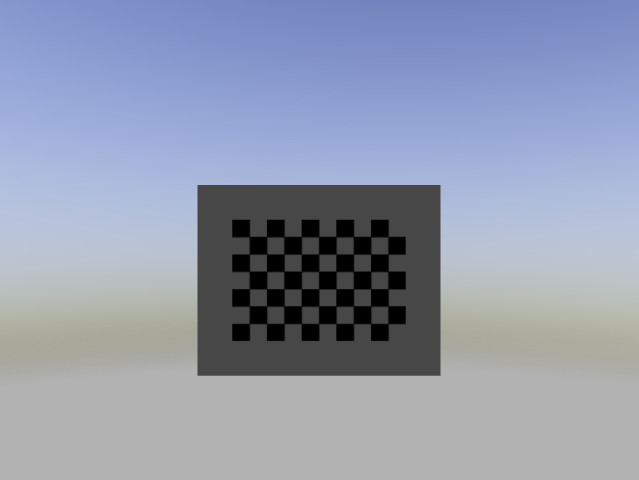
#> input picture materials/scripts/calibration_board_pictures/Calibration1.PNG, 639 x 480 px; its folder holds only this picture in this run
$ python opencv_camera_calibration.py
#> lines starting #> are read from the running program, lines starting #| are printed output that depends on the picture; after the words box and inside, x2 and y2 are one past the last pixel; in counts of white or black regions, pixels touching at a corner belong together; long printed decimals are rounded
#!/usr/bin/env python3

import numpy as np
import cv2 as cv
import glob
import os

# Get the directory of the current script
script_dir = os.path.dirname(os.path.abspath(__file__))

# termination criteria
criteria = (cv.TERM_CRITERIA_EPS + cv.TERM_CRITERIA_MAX_ITER, 30, 0.001)

# prepare object points, like (0,0,0), (1,0,0), (2,0,0) ....,(6,5,0)
objp = np.zeros((9*6,3), np.float32)
objp[:,:2] = np.mgrid[0:9,0:6].T.reshape(-1,2)

# Arrays to store object points and image points from all the images.
objpoints = [] # 3d point in real world space
imgpoints = [] # 2d points in image plane.

images = glob.glob(os.path.join(script_dir,'*.PNG'))
# images_not = glob.glob('*.png')

for fname in images:
    img = cv.imread(fname)
#> img is the input picture: shape (480, 639, 3); mean B, G, R 174.4, 154.2, 146.5
    # img = cv.resize(img, (1280, 720))
    gray = cv.cvtColor(img, cv.COLOR_BGR2GRAY)
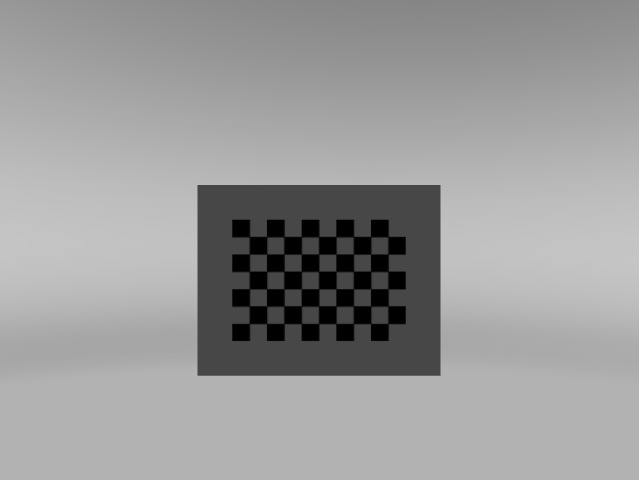
#> gray: shape (480, 639); min 0, max 197, mean 154.2

 # Find the chess board corners
    ret, corners = cv.findChessboardCorners(gray, (9,6), None)
#> ret = True; corners = 54 rows, first 8: [249.1, 237], [266.9, 236.9], [284, 237], [300.4, 235.4], [318.5, 236.9], [335.4, 235.4], [353.1, 237], [370.9, 236.9]

 # If found, add object points, image points (after refining them)
    if ret == True:
        objpoints.append(objp)

    corners2 = cv.cornerSubPix(gray,corners, (11,11), (-1,-1), criteria)
#> corners2 = 54 rows, first 8: [249.4, 236.6], [266.6, 236.6], [284, 236.6], [301.4, 236.6], [318.7, 236.6], [335.9, 236.6], [353.4, 236.6], [370.6, 236.6]
    imgpoints.append(corners)

 # Draw and display the corners
    cv.drawChessboardCorners(img, (9,6), corners2, ret)
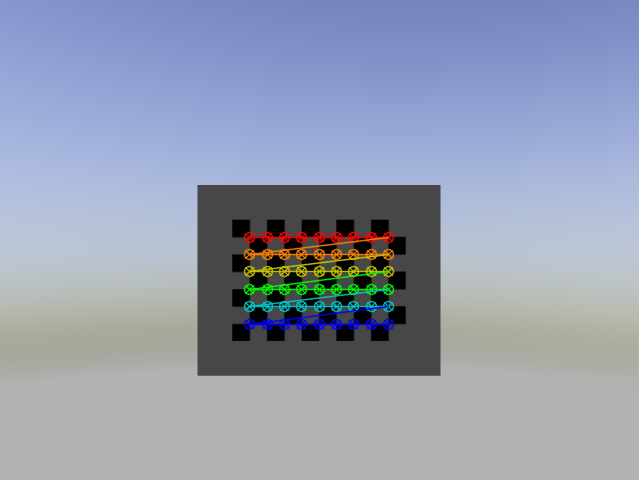
#> img: shape (480, 639, 3); 2.73% of pixels changed, all inside (x1, y1, x2, y2) = (243, 231, 395, 331)
    cv.imshow('img', img)
    cv.waitKey(500)

cv.destroyAllWindows()

ret, mtx, dist, rvecs, tvecs = cv.calibrateCamera(objpoints, imgpoints, gray.shape[::-1], None, None)
#> ret = 0.0856; mtx = [[3097.6, 0, 323.5], [0, 3093.3, 183.6], [0, 0, 1]]; dist = [[-4.78, 1051.7, 0.0429, -0.00279, 1.3]]; rvecs = ([-0.0107, 0.0211, -0.000358],); tvecs = ([-4.28, 3.06, 178.4],)
# ret, mtx, dist, rvecs, tvecs = cv.calibrateCamera(objpoints, imgpoints, image_size, None, None)

print("camera matrix: \n", mtx)
#| camera matrix:
#|  [[3.09764943e+03 0.00000000e+00 3.23468139e+02]
#|  [0.00000000e+00 3.09325862e+03 1.83570049e+02]
#|  [0.00000000e+00 0.00000000e+00 1.00000000e+00]]
print()

print("distorition coefficients: \n", dist)
#| distorition coefficients:
#|  [[-4.78112214e+00  1.05168905e+03  4.28916084e-02 -2.79274229e-03
#|    1.30227095e+00]]
print()

# https://docs.opencv.org/4.2.0/dc/dbb/tutorial_py_calibration.html

#Dag_dypt intrinsic verdier

# mtx = np.array([[891.46672299,   0,         706.04060479],
#                 [  0,         887.85519892, 397.87177248],
#                 [  0,           0,         1       ]])

# dist = np.array([[ -0.14980668,  0.06914326,  0.00286741, -0.00554665, -0.06393792]])


print(images)

print()

# print("Current working directory:", os.getcwd())
print(__file__)

$ run again, on materials/scripts/calibration_board_pictures/Calibration5.PNG
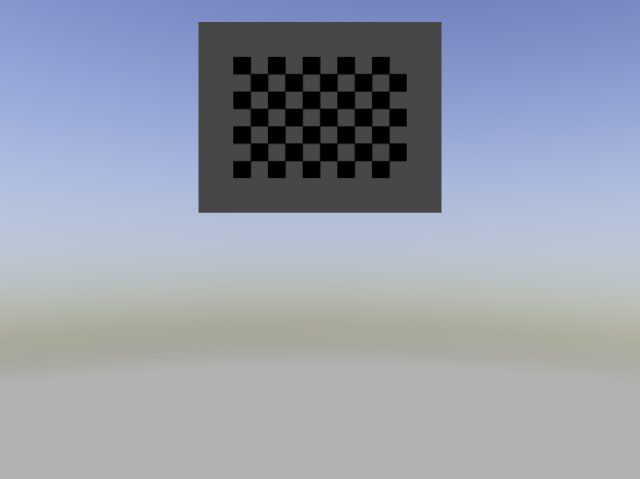
#> input picture materials/scripts/calibration_board_pictures/Calibration5.PNG, 640 x 479 px
#> img is the input picture: shape (479, 640, 3); mean B, G, R 171.3, 157.2, 150.9
#> `gray = cv.cvtColor(img, cv.COLOR_BGR2GRAY)`:
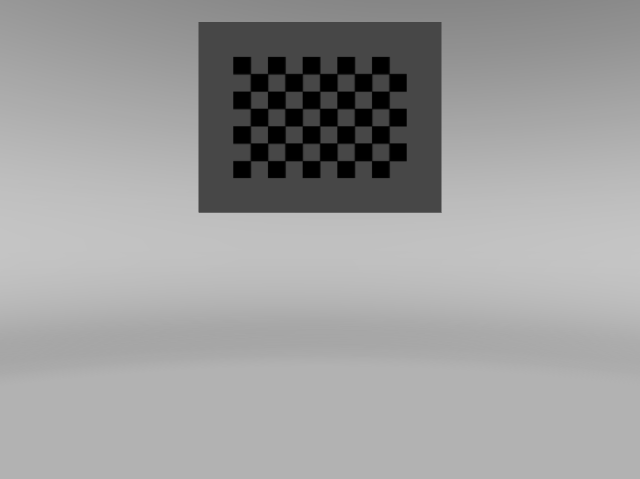
#> gray: shape (479, 640); min 0, max 197, mean 156.9
#> `ret, corners = cv.findChessboardCorners(gray, (9,6), None)`: ret = True; corners = 54 rows, first 8: [250.1, 73.96], [267.9, 73.95], [285, 73.97], [301.4, 72.42], [319.5, 73.95], [337.4, 73.99], [354.1, 73.96], [371.9, 73.95]
#> corners2 = 54 rows, first 8: [250.4, 73.68], [267.6, 73.69], [285, 73.68], [302.3, 73.68], [319.7, 73.68], [336.9, 73.68], [354.4, 73.68], [371.6, 73.69]
#> `cv.drawChessboardCorners(img, (9,6), corners2, ret)`:
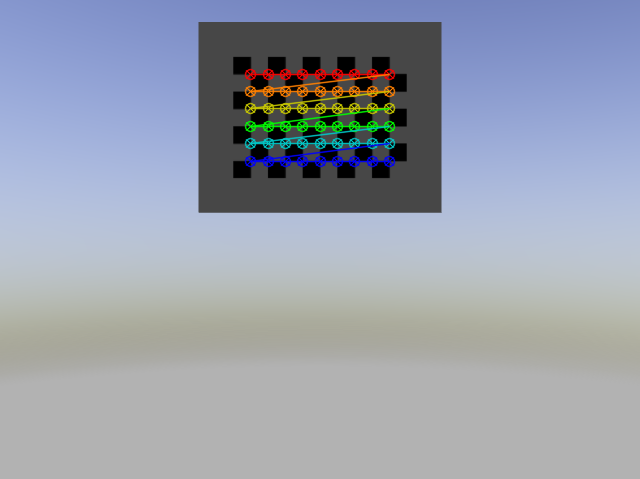
#> img: shape (479, 640, 3); 2.74% of pixels changed, all inside (x1, y1, x2, y2) = (244, 68, 396, 168)
#> `ret, mtx, dist, rvecs, tvecs = cv.calibrateCamera(objpoints, imgpoints..`: ret = 0.0822; mtx = [[9609.2, 0, 319.5], [0, 9623.9, 238.9], [0, 0, 1]]; dist = [[2.06, -0.000689, 0.0216, 0.0373, -7.62e-07]]; rvecs = ([-0.027, -0.0469, -0.000292],); tvecs = ([-3.99, -9.51, 553.4],)
#| camera matrix:
#|  [[9.60923355e+03 0.00000000e+00 3.19478851e+02]
#|  [0.00000000e+00 9.62386959e+03 2.38943800e+02]
#|  [0.00000000e+00 0.00000000e+00 1.00000000e+00]]
#| distorition coefficients:
#|  [[ 2.06223902e+00 -6.88633769e-04  2.15671580e-02  3.72837392e-02
#|   -7.62403716e-07]]

$ run again, on materials/scripts/calibration_board_pictures/Calibration6.PNG
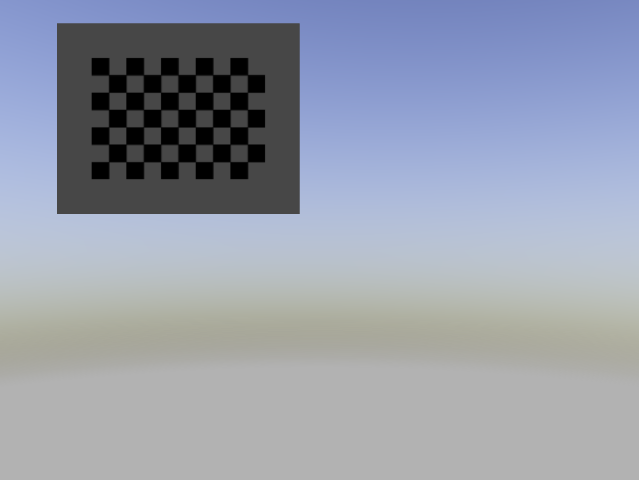
#> input picture materials/scripts/calibration_board_pictures/Calibration6.PNG, 639 x 480 px
#> img is the input picture: shape (480, 639, 3); mean B, G, R 170.8, 156.5, 150.2
#> `gray = cv.cvtColor(img, cv.COLOR_BGR2GRAY)`:
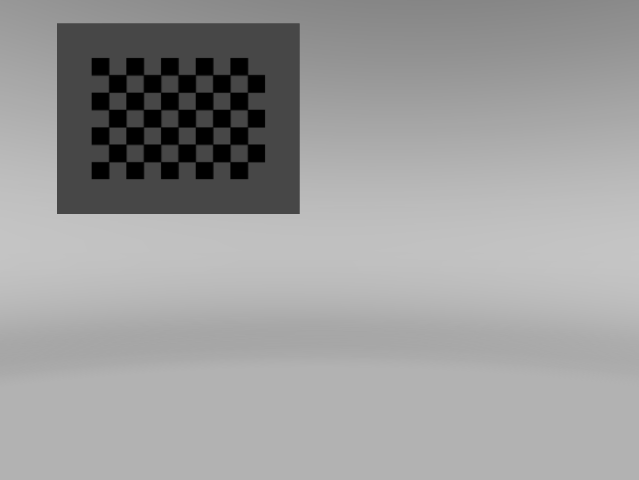
#> gray: shape (480, 639); min 0, max 197, mean 156.3
#> `ret, corners = cv.findChessboardCorners(gray, (9,6), None)`: ret = True; corners = 54 rows, first 8: [108.5, 74.95], [126.5, 74.95], [143, 74.98], [159.4, 73.43], [176.4, 76.57], [194.4, 73.42], [212.5, 74.95], [230.5, 74.95]
#> corners2 = 54 rows, first 8: [108.7, 74.73], [125.9, 74.74], [143.4, 74.74], [160.6, 74.75], [178.1, 74.74], [195.4, 74.74], [212.7, 74.73], [230, 74.73]
#> `cv.drawChessboardCorners(img, (9,6), corners2, ret)`:
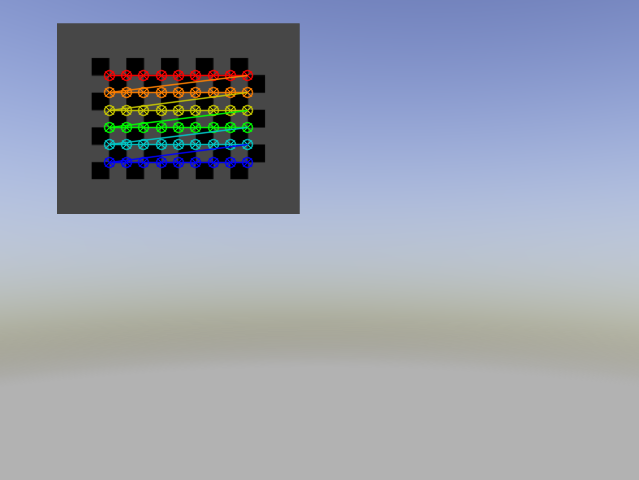
#> img: shape (480, 639, 3); 2.73% of pixels changed, all inside (x1, y1, x2, y2) = (103, 69, 254, 169)
#> `ret, mtx, dist, rvecs, tvecs = cv.calibrateCamera(objpoints, imgpoints..`: ret = 0.079; mtx = [[4037.3, 0, 319.6], [0, 4019.2, 237.3], [0, 0, 1]]; dist = [[1.63, -48.21, 0.00875, 0.0754, -0.427]]; rvecs = ([-0.0548, -0.0744, -0.00209],); tvecs = ([-12.14, -9.35, 230.3],)
#| camera matrix:
#|  [[4.03733464e+03 0.00000000e+00 3.19618401e+02]
#|  [0.00000000e+00 4.01915303e+03 2.37304110e+02]
#|  [0.00000000e+00 0.00000000e+00 1.00000000e+00]]
#| distorition coefficients:
#|  [[ 1.63254764e+00 -4.82127192e+01  8.74537725e-03  7.54235440e-02
#|   -4.26720545e-01]]

$ run again, on materials/scripts/calibration_board_pictures/Calibration7.PNG
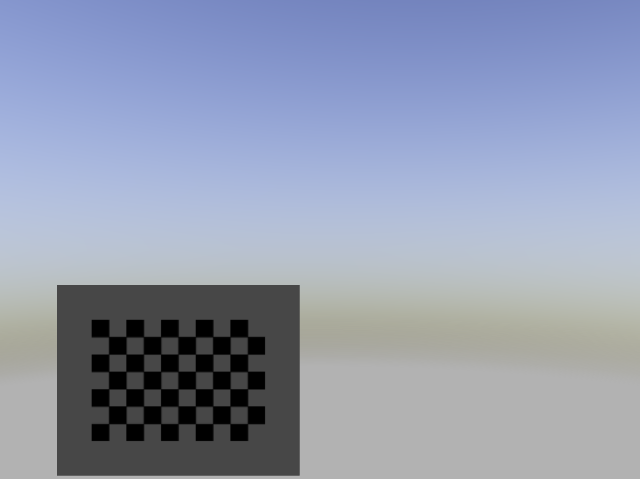
#> input picture materials/scripts/calibration_board_pictures/Calibration7.PNG, 640 x 479 px
#> img is the input picture: shape (479, 640, 3); mean B, G, R 177, 155.3, 146.8
#> `gray = cv.cvtColor(img, cv.COLOR_BGR2GRAY)`:
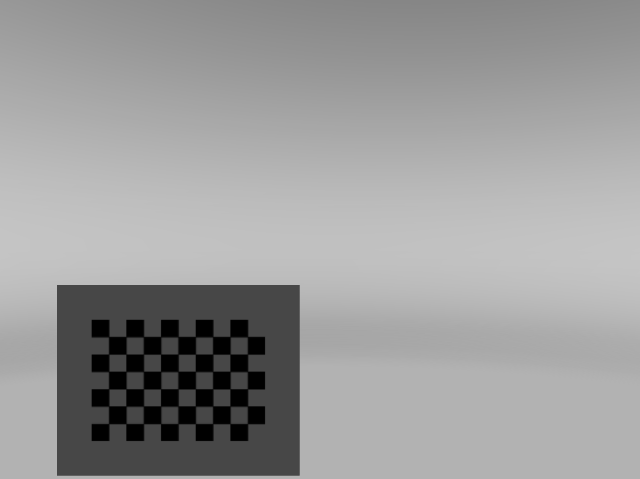
#> gray: shape (479, 640); min 0, max 197, mean 155.2
#> `ret, corners = cv.findChessboardCorners(gray, (9,6), None)`: ret = True; corners = 54 rows, first 8: [108.5, 337], [126.4, 337], [143.1, 337], [161, 336.9], [178, 337], [194.4, 335.4], [212.5, 337], [230.4, 337]
#> corners2 = 54 rows, first 8: [108.7, 336.6], [125.9, 336.6], [143.4, 336.6], [160.6, 336.6], [178.1, 336.6], [195.4, 336.6], [212.7, 336.6], [230, 336.6]
#> `cv.drawChessboardCorners(img, (9,6), corners2, ret)`:
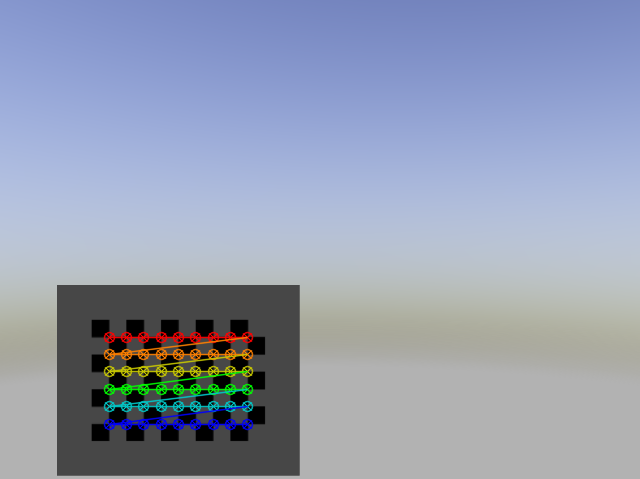
#> img: shape (479, 640, 3); 2.73% of pixels changed, all inside (x1, y1, x2, y2) = (103, 331, 254, 431)
#> `ret, mtx, dist, rvecs, tvecs = cv.calibrateCamera(objpoints, imgpoints..`: ret = 0.0709; mtx = [[659.2, 0, 178], [0, 666.5, 177.7], [0, 0, 1]]; dist = [[0.489, -4.71, -0.0167, -0.000569, 15.79]]; rvecs = ([-0.00887, 0.00243, -0.000373],); tvecs = ([-3.99, 9.11, 38.32],)
#| camera matrix:
#|  [[659.243   0.         177.956]
#|  [  0.         666.507 177.714]
#|  [  0.           0.           1.        ]]
#| distorition coefficients:
#|  [[ 4.89292911e-01 -4.71208430e+00 -1.67130978e-02 -5.69034803e-04
#|    1.57884329e+01]]

$ run again, on materials/scripts/calibration_board_pictures/Calibration2.PNG
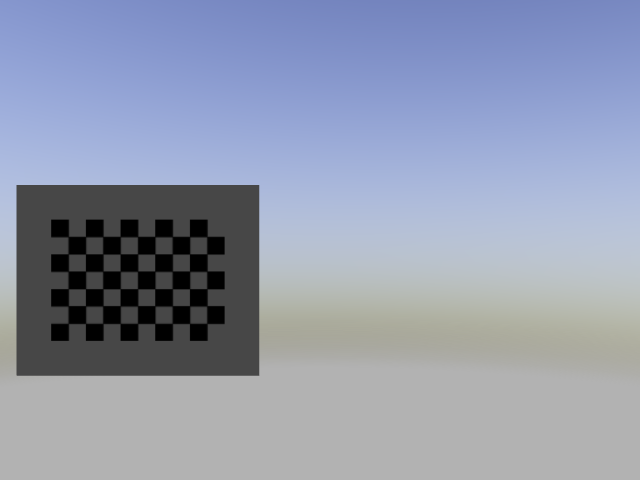
#> input picture materials/scripts/calibration_board_pictures/Calibration2.PNG, 640 x 480 px
#> img is the input picture: shape (480, 640, 3); mean B, G, R 174.3, 154.1, 146.4
#> `gray = cv.cvtColor(img, cv.COLOR_BGR2GRAY)`:
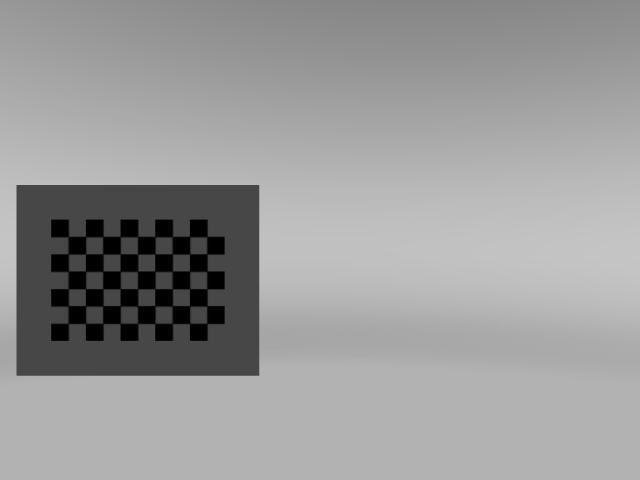
#> gray: shape (480, 640); min 0, max 197, mean 154.1
#> `ret, corners = cv.findChessboardCorners(gray, (9,6), None)`: ret = True; corners = 54 rows, first 8: [68.01, 236.5], [84.45, 235.4], [103, 236.5], [119.4, 235.4], [137.5, 236.5], [155.4, 236.6], [172, 236.5], [189.9, 236.5]
#> corners2 = 54 rows, first 8: [68.26, 236.6], [85.55, 236.6], [102.8, 236.6], [120.2, 236.6], [137.6, 236.6], [154.8, 236.6], [172.3, 236.6], [189.6, 236.6]
#> `cv.drawChessboardCorners(img, (9,6), corners2, ret)`:
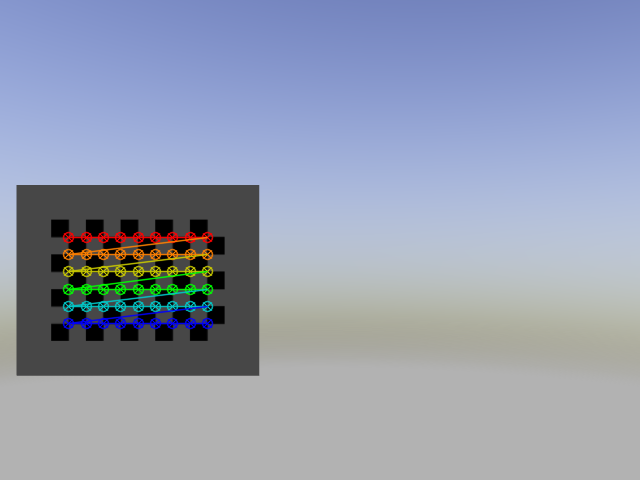
#> img: shape (480, 640, 3); 2.73% of pixels changed, all inside (x1, y1, x2, y2) = (62, 231, 214, 330)
#> `ret, mtx, dist, rvecs, tvecs = cv.calibrateCamera(objpoints, imgpoints..`: ret = 0.0999; mtx = [[8836.6, 0, 320.5], [0, 8702.6, 239], [0, 0, 1]]; dist = [[18.61, -7282.2, 0.0313, 0.109, -10.12]]; rvecs = ([0.0219, 0.159, -0.000133],); tvecs = ([-14.37, -0.154, 503.8],)
#| camera matrix:
#|  [[8.83656376e+03 0.00000000e+00 3.20543270e+02]
#|  [0.00000000e+00 8.70263473e+03 2.38995069e+02]
#|  [0.00000000e+00 0.00000000e+00 1.00000000e+00]]
#| distorition coefficients:
#|  [[ 1.86061459e+01 -7.28221737e+03  3.12708560e-02  1.08818052e-01
#|   -1.01151264e+01]]
